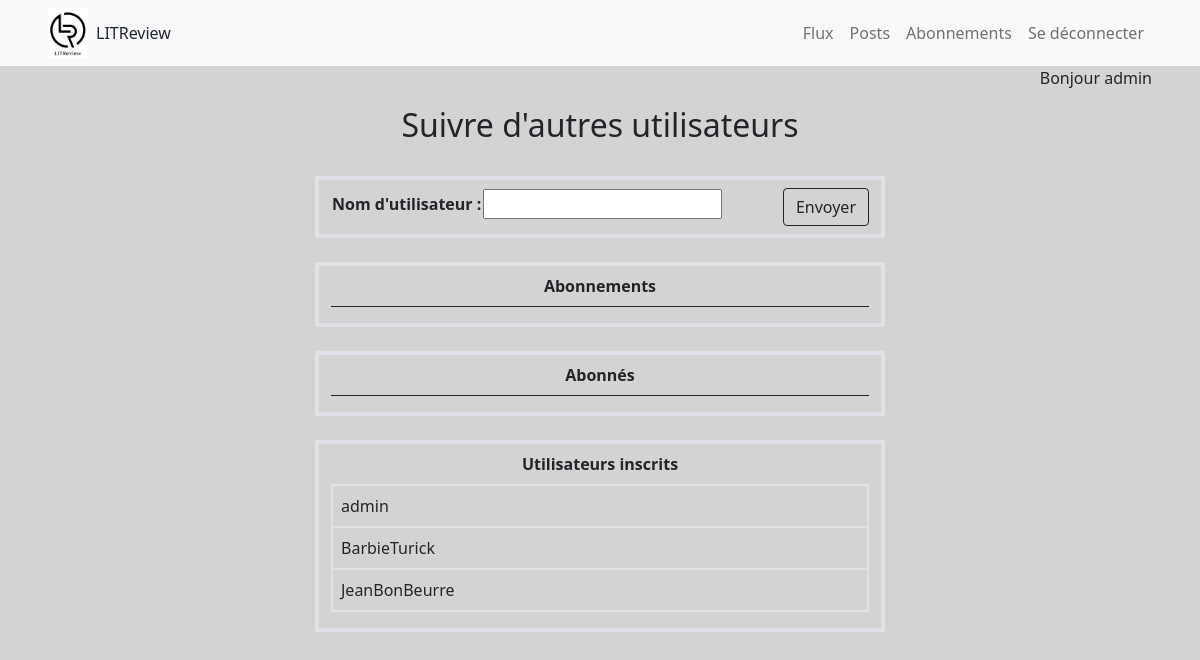
/userfollows/ (signed in), run on an earlier commit of the app's database.
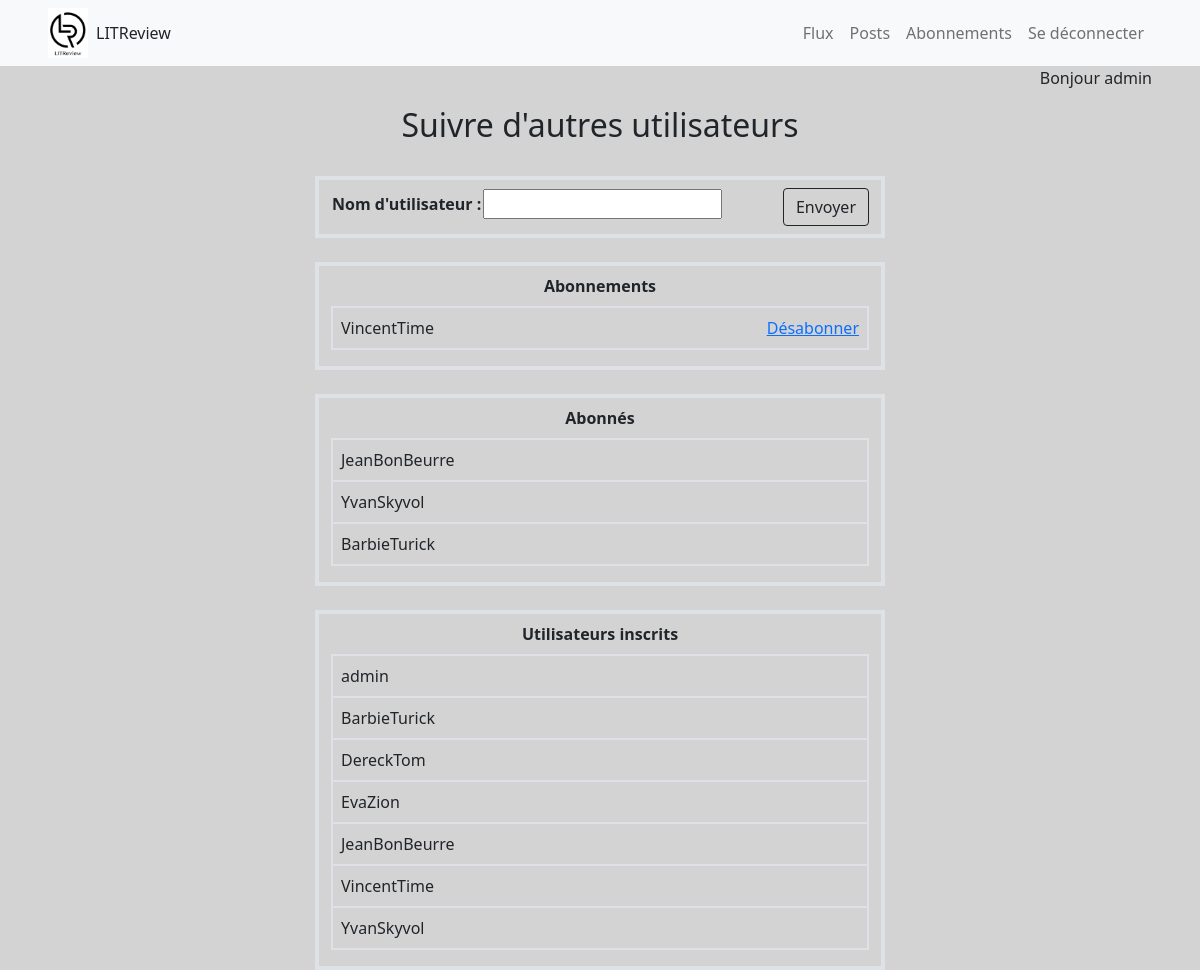
And on a later commit of the database.
### user/models.py (models this page shows)
class User(AbstractUser):
    pass

### userfollows/views.py (the view)
# urls.py: path('', views.display_users, name='userfollows'),
@login_required
def display_users(request):
    form = create_followers(request)
    users_following = []
    for user_following in request.user.following.all():
        users_following.append(User.objects.get(pk=user_following.followed_user_id))
    followed_users = []
    for followed_user in request.user.followed_by.all():
        followed_users.append(User.objects.get(pk=followed_user.user_id))
    users = User.objects.order_by(Lower('username'))
    context = {'users': users,
               'form': form,
               'users_following': users_following,
               'followed_users': followed_users,
               "title": 'Abonement'}
    return render(request, 'userfollows/view_userfollows.html', context)

### userfollows/forms.py (shortened to what this page needs)
class CreateFollowerForm(forms.ModelForm):
    class Meta:
        model = UserFollows
        fields = ['user_to_follow']
        labels = {'user_to_follow': "Nom d'utilisateur"}
    def __init__(self, user, *args, **kwargs):
        self.user = user
        super().__init__(*args, **kwargs)

### userfollows/views.py (called while the page is built)
def create_followers(request):
    if request.method == "POST":
        form = CreateFollowerForm(user=request.user, data=request.POST)
        if form.is_valid():
            follow = form.cleaned_data.get('user_to_follow')
            UserFollows.objects.create(user=request.user, followed_user=User.objects.get(username=follow))
    else:
        form = CreateFollowerForm(user=request.user)
    return form

### userfollows/templates/userfollows/view_userfollows.html (shortened to what this page needs)
{% extends 'main.html' %}
{% load crispy_forms_tags %}
{% block content %}
<div class="text-center">
    <h2 class="pt-3">Suivre d'autres utilisateurs</h2>
</div>
<div class="row justify-content-center pt-4">
    <div class="col-6 border border-4 ">
        <form method='POST' class='my-2'>
            <table>
                {{form}}
                <input type='submit' value='Envoyer' class="btn btn-outline-dark float-end mb-2 " >
            </table>
        </form>
    </div>
</div>
<div class="row justify-content-center pt-4">
    <div class="col-6 border border-4">
        <table class="table">
            <thead>
                <th class='text-center'> Abonnements</th>
            </thead>
            <tbody>
            {% for user_following  in users_following  %}
            <tr class="table-bordered border-2">
                <td>{{user_following }} <a href="{% url 'userfollows_delete' id_follow=user_following.id %}" class="float-end">Désabonner</a></td>
            </tr>
            {%endfor%}
            </tbody>
        </table>
    </div>
</div>
<div class="row justify-content-center pt-4">
    <div class="col-6 border border-4">
        <table class="table">
            <thead>
                <th class='text-center'> Abonnés</th>
            </thead>
            <tbody>
            {% for followed_user  in followed_users  %}
            <tr class="table-bordered border-2">
                <td>{{followed_user }}</td>
            </tr>
            {%endfor%}
            </tbody>
        </table>
    </div>
</div>
<div class="row justify-content-center pt-4">
    <div class="col-6 border border-4">
        <table class="table">
            <thead>
                <th class='text-center'> Utilisateurs inscrits</th>
            </thead>
            <tbody>
            {% for user in users %}
            <tr class="table-bordered border-2">
                <td>{{user}}</td>
            </tr>
            {%endfor%}
            </tbody>
        </table>
    </div>
</div>
{% endblock %}

### templates/main.html (shortened to what this page needs)
{% load static %}
<!doctype html>
<html lang="fr">
<head>
    <link href="https://cdn.jsdelivr.net/npm/bootstrap@5.0.1/dist/css/bootstrap.min.css" rel="stylesheet">
    <link rel="stylesheet" type ="text/css" href="{% static 'css/style_main.css' %}">
</head>
<body>
    {% if user.is_authenticated%}
        {% include 'bases/navbar.html' %}
        <div class="row justify-content-end">
            <span class="d-flex justify-content-end me-5">Bonjour {{ user.username }}</span>
        </div>
    {% endif %}
    <div class= "container">
        {% block content %}{% endblock %}
    </div>
</body>
</html>

What changed in the data, as far as the page shows it:
added User: username "VincentTime"
now on one of the page's lists (row edited): User: username "JeanBonBeurre"
added User: username "YvanSkyvol"
now on one of the page's lists (row edited): User: username "BarbieTurick"
added User: username "DereckTom"
added User: username "EvaZion"
